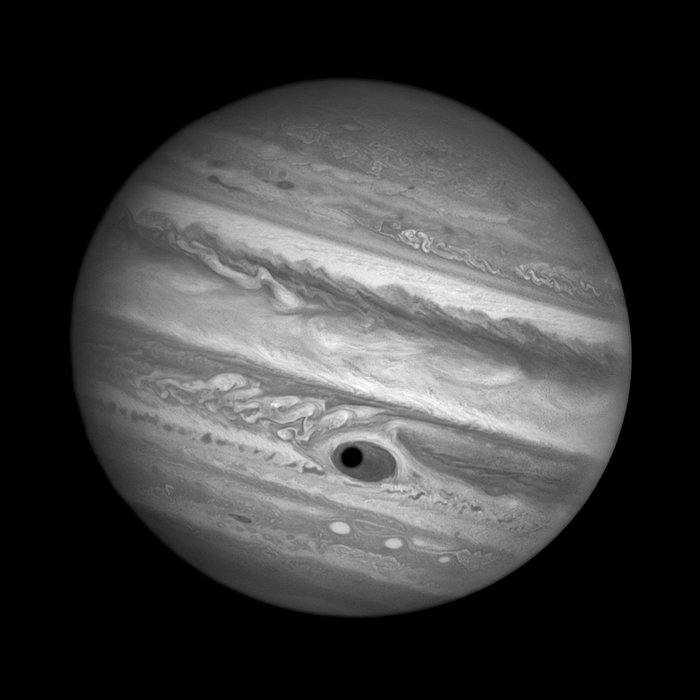
#> input picture images/jupiter.jpg, 700 x 700 px
$ jupyter execute --allow-errors simulation.ipynb
#> lines starting #> are read from the running program, lines starting #| are printed output that depends on the picture
[cell 1]
import matplotlib.pyplot as plt
import matplotlib.animation as anim
import numpy as np
from scipy.fft import ifft2, fft2, fftshift, ifftshift, fftfreq
from scipy.signal import zoom_fft, convolve2d
from PIL import Image

[cell 2]
def complex_gaussians(N: int) -> np.ndarray:
    """
    Returns an N*N array of random complex gaussians with unit variance.
    """
    return (np.random.standard_normal((N, N)) + 1j * np.random.standard_normal((N, N))) / np.sqrt(2)


def frequency_grid(N: int, D: float) -> tuple[np.ndarray, np.ndarray]:
    """
    Return a 2D grid of spatial frequencies [cycles/m] up to the Nyquist frequency
    of the telescope aperture (in each direction), with zero at the center
    """
    fx, fy = np.meshgrid(fftshift(fftfreq(N, D/N)),
                         fftshift(fftfreq(N, D/N)))
    return fx, fy


def position_grid(N: int, D: float) -> tuple[np.ndarray, np.ndarray]:
    """
    Return a 2D grid of position values [cycles/m] for the telescope aperture
    """
    x, y = np.meshgrid(np.linspace(-D/2, D/2, N),
                       np.linspace(-D/2, D/2, N))
    return x, y


def kolmogorov_spectrum(fx: np.ndarray, fy: np.ndarray, r0: float) -> np.ndarray:
    """
    Returns the Kolmogorov power spectral densities at the given spatial frequencies.
    Parameters:
        fx, fy: Spatial frequency arrays [cycles/m]
        r0: The Fried parameter [m]
    Reference: Krishnappa and Feller eq. (2)
    """
    f = np.maximum(np.hypot(fx, fy), 1e-9)
    Phi = 0.023 * np.pow(r0, -5/3) * np.pow(f, -11/3)

    # Zero out the DC component (which is infinity from this formula)
    N = Phi.shape[0]
    Phi[N // 2, N // 2] = 0.0
    return Phi


def phase_screen_spectrum(N: int, D: float, r0: float) -> tuple[np.ndarray, np.ndarray]:
    """
    Return the spatial fourier transform of a phase spectrum.

    Parameters:
        N: Number of pixels in each dimension
        D: The diameter of the telescope [m]
        r0: The Fried parameter [m]

    Returns:
        phi_hat: Fourier transform of the phase screen [rad]

    Reference: Tubbs eq. (1)
    """
    # Compute power spectrum and multiply by an array of independent unit-variance Gaussians
    fx, fy = frequency_grid(N, D)
    K = np.sqrt(kolmogorov_spectrum(fx, fy, r0))
    R = complex_gaussians(N)
    phi_hat = R * K

    return phi_hat


def spectrum_to_phase_screen(phi_hat: np.ndarray) -> np.ndarray:
    """
    Converts the frequency spectrum (phi_hat) of a phase screen into an actual
    phase screen using an inverse FFT.
    """
    return np.real(fftshift(fft2(ifftshift(phi_hat))))


def phase_screen(N: int, D: float, r0: float) -> tuple[np.ndarray, np.ndarray]:
    """
    Conveinence function to directly generate a phase screen
    """
    return spectrum_to_phase_screen(phase_screen_spectrum(N, D, r0))


def shift_phase_screen(phi_hat: np.ndarray, fx: np.ndarray, fy: np.ndarray, dx: np.ndarray) -> np.ndarray:
    """
    Returns an N*N array of complex coefficients which when multiplying
    the frequency spectrum, shift the pattern in space by dx

    Parameters:
        phi_hat: Phase scren frequency spectrum
        fx, fy: Arrays of spatial frequencies [cycles/m]
        dx: 2D shift to apply to the pattern [m]

    Reference: Glindeman et al. eq (9)
    """
    return phi_hat * np.exp(2 * np.pi * 1j * (fx * dx[0] + fy * dx[1]))


def phase_screen_over_time(N: int, D: float, r0: float, v: np.ndarray,
                           M: float, t_max: float, dt: float) -> tuple[np.ndarray, np.ndarray]:
    """
    Returns a 3D array representing a phase screen evolving over time with phase boiling.

    Parameters:
        N: Number of pixels in each dimension
        D: The diameter of the telescope [m]
        r0: The Fried parameter [m]
        v: Wind drift fvelocoty [m/s]
        M: Temporal correlation coefficient [m]
        t_max: Maximum time to simulate until [m/s]
        dt: Time step [s]

    Returns:
        phi: 3D Array of phase screens over time (shape is [t_max/dt, N, N]) [rad]
        t: Array of times at which the phase screens are sampled [s]

    Reference: Glindeman et al. eq (8)
    """
    t_values = np.arange(0, t_max + dt, dt)
    fx, fy = frequency_grid(N, D)
    phi = np.zeros((t_values.size, N, N))

    # Compute initial phase screen
    phi_hat = phase_screen_spectrum(N, D, r0)
    phi[0] = spectrum_to_phase_screen(phi_hat)

    # At each subsequent time step, combine shifted and new phase screen using a
    # frequency-dependent weight (alpha)
    alpha = M * np.hypot(fx, fy)

    for i, t in enumerate(t_values[1:]):
        dx = v * dt

        phi_hat_shifted = shift_phase_screen(phi_hat, fx, fy, dx)
        phi_hat_new = phase_screen_spectrum(N, D, r0)
        phi_hat = (phi_hat_shifted + alpha * phi_hat_new) / \
            np.hypot(np.ones((N, N)), alpha)

        phi[i+1] = spectrum_to_phase_screen(phi_hat)

    return phi, t_values

[cell 3]
def pupil_function(N: int, D: float) -> np.ndarray:
    """
    Return the pupil transmission function for the lens (1 for points inside the aperture,
    0 for points outside).
    """
    x, y = position_grid(N, D)
    return np.hypot(x, y) < D/2


def aperture_over_time(N: int, D: float, r0: float, v: np.ndarray,
                       M: float, t_max: float, dt: float) -> tuple[np.ndarray, np.ndarray]:
    """
    Returns a 3D array representing the complex wave amplitude at the aperture over time
    (assuming coherent input light with unit intensity)

    Returns:
        U: 3D Array of aperture amplitudes (shape is [t_max/dt, N, N]) [rad]
        t: Array of sampling times [s]

    Reference: Wikipedia, atmospheric seeing.
    """
    t = np.arange(0, t_max + dt, dt)
    phi, _ = phase_screen_over_time(N, D, r0, v, M, t_max, dt)
    p = pupil_function(N, D)

    U = np.zeros((t.size, N, N), dtype=np.complex128)

    for i, phi_t in enumerate(phi):
        U[i] = p * np.exp(1j * phi_t)

    return U, t

[cell 4]
def aperture_to_image(U: np.ndarray, D: float, N: int, f_max: float, N_sensor: int) -> np.ndarray:
    """
    Computes the complex amplitude in the image plane given the input intensity
    and target geometry, under the Fraunhofer approximation.

    Parameters:
        U: Aperture complex amplitude
        D: Aperture diameter [m]
        N: Number of pixels in the aperture
        f_max: Frequency corresponding to the egde of the sensor [cycles/m]
        N_sensor: Number of pixels across the sensor

    Returns:
        U_hat: Complex amplitude in the sensor plane
    """
    # We use zoom fft to focus on a small region of frequency space
    # It can only be applied to one axis at a time, so we must call the function twice
    fs = N / D
    U_hat_x = zoom_fft(U, [-f_max, f_max], m=N_sensor, fs=fs, axis=1)
    U_hat = zoom_fft(U_hat_x, [-f_max, f_max], m=N_sensor, fs=fs, axis=0)

    return U_hat


def crop_center(x: np.ndarray, N: int) -> np.ndarray:
    """
    Helper function to crop only the central N*N portion of a 2D array. Assumes both N and X
    have even dimension (to avoid off-by-one edge cases)
    """
    assert N % 2 == 0
    assert x.shape[0] == x.shape[1]
    assert x.shape[0] % 2 == 0

    X = x.shape[0]
    return x[X//2 - N//2:X//2 + N//2, X//2 - N//2:X//2 + N//2]


def point_spread_function_over_time(f: float, ds: float, wl: float, N_sensor: int,
                                    N: int, D: float, r0: float, v: np.ndarray,
                                    M: float, t_max: float, dt: float) -> np.ndarray:
    """
    Returns the point spread function (image of a normally incident plane wave) over time. Crops
    each function to a central portion of the sensor to speed up downstream convolution and remove
    weird aliasing at the edges.

    Parameters:
        f: Telescope focal length [m]
        ds: Sensor size [m]
        wl: Telescope imaging wavelength [m]
        N_sensor: Number of pixels on the sensor
        (see phase_screen_over_time for other parameters)

    Returns:
        intensity_PSFs: Intensity PSF at each time step - shape is [t_max/dt, N_sensor/9, N_sensor/8]
        t: Array of sampling times [s]
    """
    # Compute some derived telescope paremetrs
    # Maximum frequency in Fourier plane [cycles/m]
    f_max = ds / (f * wl)
    U, t = aperture_over_time(N, D, r0, v, M, t_max, dt)

    # Compute point spread function (PSF) for each aperture frame.
    amplitude_PSFs = np.array([
        crop_center(aperture_to_image(U_t, D, N, f_max, N_sensor), N_sensor // 8) for U_t in U
    ])
    intensity_PSFs = np.square(np.abs(amplitude_PSFs))

    # Normalize each intensity PSF to sum to one (this should be guaranteed up to a constant factor
    # in the continuous case but this gets messed up by the zoom FFTs and cropping)
    intensity_PSF_sums = np.sum(intensity_PSFs, axis=(1, 2))
    intensity_PSFs = (intensity_PSFs.T / intensity_PSF_sums).T

    return intensity_PSFs, t


def long_exposure_psf(f: float, ds: float, wl: float, N_sensor: int,
                      N: int, D: float, r0: float, v: np.ndarray,
                      M: float, T: float, N_timesteps: float) -> np.ndarray:
    """
    Returns the point spread function (image of a normally incident plane wave) averaged over
    the specified time interval.

    Parameters:
        T: Exposure time [s]
        N_timesteps: Number of timesteps
        (see point_spread_function_over_time for other parameters)

    Returns:
        intensity_PSF: Time averaged PSF - shape is [N_sensor/8, N_sensor/8]
    """
    intensity_PSFs, t = point_spread_function_over_time(f, ds, wl, N_sensor, N, D, r0, v, M, T, T/N_timesteps)

    return np.mean(intensity_PSFs, axis=0)

[cell 5]
def load_image(image_file: str, size=100) -> np.ndarray:
    """
    Loads data from an image file and returns a grayscale image with pixel values
    from 0 to 1
    """
    return np.array(Image.open(image_file).resize((size, size)).convert("L")) / 255.0


# [22 lines left out: function image_over_time, not called in this run]

[cell 6]
# Animate a phase screen evolving over time
PLAYBACK_SPEED = 0.2
D = 1.0
dt = 0.01

phi, t = phase_screen_over_time(N=200,
                                D=D,
                                r0=1.0,
                                v=np.array([1.0, 0.0]),
                                M=0.1,
                                t_max=2.0,
                                dt=dt)

fig = plt.figure()
plot = plt.imshow(phi[0], origin="lower", extent=[-D/2, D/2, -D/2, D/2])
plt.xlabel("$x$ [m]")
plt.ylabel("$y$ [m]")
plt.title("Phase error [rad]")
colorbar = plt.colorbar()


# [4 lines left out: function animate, not called in this run]


ani = anim.FuncAnimation(fig, animate, frames=len(t))
#> (the rest of this cell did not finish here and is left out)

[cell 7]
# Plot three phase screens for different values of r0
N = 400
D = 1.0

r0_values = [0.5, 1.0, 2.0]
phase_screens = [phase_screen(N, D, r0) for r0 in r0_values]

fig, axs = plt.subplots(1, len(r0_values))
fig.set_figwidth(15)

vmin = min(np.amin(phi) for phi in phase_screens)
vmax = max(np.amax(phi) for phi in phase_screens)

images = []
for i, (r0, phi) in enumerate(zip(r0_values, phase_screens)):
    images.append(axs[i].imshow(phi, extent=[-D/2, D/2, -D/2, D/2], vmax=vmax, vmin=vmin))
    axs[i].set_xlabel("$x$ [m]")
    axs[i].set_ylabel("$y$ [m]")
    axs[i].set_title(f"$r_0 = {r0}$ m")

cbar_ax = fig.add_axes([0.93, 0.15, 0.02, 0.7])
cbar = fig.colorbar(images[0], cbar_ax)

plt.suptitle("Phase Error [rad]")
plt.show()
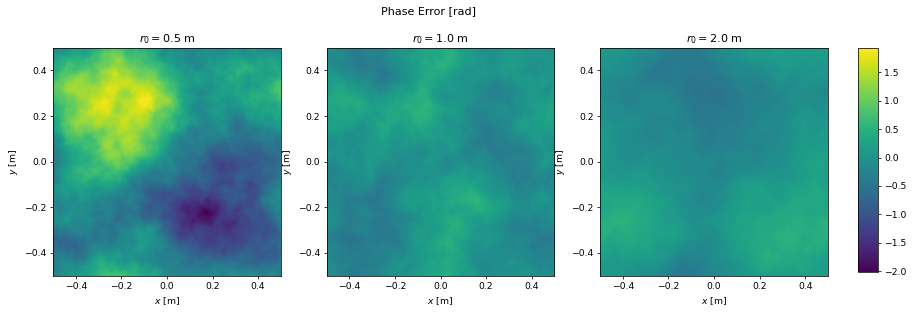
#> figure drawn by matplotlib, 4 panels

[cell 8]
# Plot three apertures
N = 400
D = 1.0

r0_values = [0.01, 0.1, 1.0]
apertures = [
    pupil_function(N, D) * np.angle(pupil_function(N, D) * np.exp(1j * phase_screen(N, D, r0)))
    for r0 in r0_values
]

fig, axs = plt.subplots(1, len(r0_values))
fig.set_figwidth(15)

images = []
for i, (r0, U) in enumerate(zip(r0_values, apertures)):
    images.append(axs[i].imshow(U, extent=[-D/2, D/2, -D/2, D/2], vmax=np.pi, vmin=-np.pi, cmap="hsv"))
    axs[i].set_xlabel("$x$ [m]")
    axs[i].set_ylabel("$y$ [m]")
    axs[i].set_title(f"$r_0 = {r0}$ m")

cbar_ax = fig.add_axes([0.93, 0.15, 0.02, 0.7])
cbar = fig.colorbar(images[0], cbar_ax)

plt.suptitle("Aperture Phase [rad]")
plt.show()
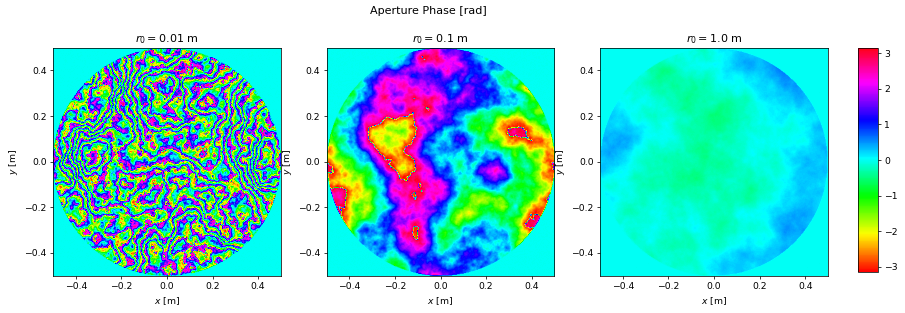
#> figure drawn by matplotlib, 4 panels

[cell 9]
# Animate aperture evolving over time
PLAYBACK_SPEED = 0.2
D = 1.0
N = 400
dt = 0.01

U, t = aperture_over_time(N=N,
                          D=D,
                          r0=0.05,
                          v=np.array([1.0, 0.0]),
                          M=0.1,
                          t_max=2.0,
                          dt=dt)

p = pupil_function(N, D)
fig = plt.figure()
plot = plt.imshow(np.angle(U[0]) * p, cmap="hsv",
                  origin="lower", extent=[-D/2, D/2, -D/2, D/2])
plt.xlabel("$x$ [m]")
plt.ylabel("$y$ [m]")
colorbar = plt.colorbar()


# [4 lines left out: function animate, not called in this run]


ani = anim.FuncAnimation(fig, animate, frames=len(t))
#> (the rest of this cell did not finish here and is left out)

[cell 10]
# Plot ideal and turbulent PSFs
N = 400
D = 1.0
ds = 5e-4
f = 10.0
wl = 500e-9
N_sensor = 1024

f_max = ds / (f * wl)
amplitude_psf_ideal = aperture_to_image(pupil_function(N, D), D, N, f_max, N_sensor)
intensity_psf_ideal = crop_center(np.square(np.abs(amplitude_psf_ideal)), N_sensor // 8)

r0_values = [0.05, 0.1, 0.5, 1.0]
intensity_psfs = [
    point_spread_function_over_time(f, ds, wl, N_sensor, N, D, r0, np.array([2.0, 0.0]), 0.2, t_max=0.0, dt=0.1)[0]
    for r0 in r0_values
]

size = 1000 * ds * intensity_psfs[0].shape[1] / N_sensor

# Plot for single instant
fig, axs = plt.subplots(1, 1 + len(r0_values))
fig.set_figwidth(20)
fig.tight_layout()

images = []
images.append(axs[0].imshow(intensity_psf_ideal, extent=[-size/2, size/2, -size/2, size/2]))
axs[0].set_title("No turbulence")
axs[0].set_xticks([])
axs[0].set_yticks([])

for i, (r0, psfs) in enumerate(zip(r0_values, intensity_psfs)):
    images.append(axs[i+1].imshow(psfs[0], extent=[-size/2, size/2, -size/2, size/2]))
    axs[i+1].set_xticks([])
    axs[i+1].set_yticks([])
    axs[i+1].set_title(f"$r_0 = {r0}$ m")

plt.suptitle("Image Point Spread Functions (single instant)")
plt.show()
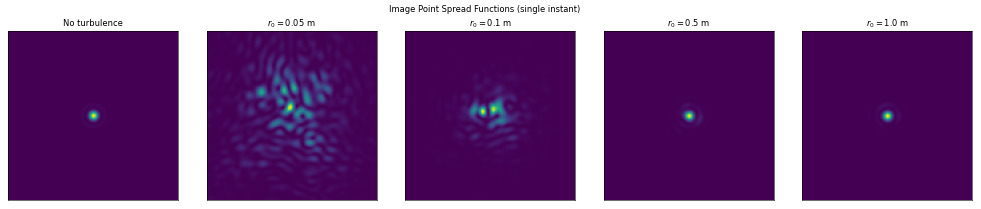
#> figure drawn by matplotlib, 5 panels

[cell 11]
# Plot for long exposure
r0_values = [0.05, 0.1, 0.5, 1.0]
#> (the rest of this cell did not finish here and is left out)

fig, axs = plt.subplots(1, 1 + len(r0_values))
fig.set_figwidth(20)
fig.tight_layout()

images = []
images.append(axs[0].imshow(intensity_psf_ideal, extent=[-size/2, size/2, -size/2, size/2]))
axs[0].set_title("No turbulence")
axs[0].set_xticks([])
axs[0].set_yticks([])

for i, (r0, psf) in enumerate(zip(r0_values, intensity_psfs_average)):
    images.append(axs[i+1].imshow(psf, extent=[-size/2, size/2, -size/2, size/2]))
    axs[i+1].set_xticks([])
    axs[i+1].set_yticks([])
    axs[i+1].set_title(f"$r_0 = {r0}$ m")

plt.suptitle("Image Point Spread Functions (10.0s exposure)")
plt.show()

[cell 12]
# Estimate and plot spot width as a function of r0

# [29 lines left out: function estimate_width, not called in this run]


#> (the rest of this cell did not finish here and is left out)

[cell 13]
# Animate point spread function over time
f = 10  # [m]
ds = 0.5e-3  # [m]
wl = 500e-9  # [m]
N_sensor = 1024

PLAYBACK_SPEED = 0.2
dt = 0.01

#> (the rest of this cell did not finish here and is left out)


# # Animate time dependent PSFs
size = 1000 * ds * intensity_PSFs.shape[1] / N_sensor
fig = plt.figure()
plot = plt.imshow(intensity_PSFs[0], origin="lower", extent=[-size/2, size/2, -size/2, size/2])
plt.xlabel("$x$ [mm]")
plt.ylabel("$y$ [mm]")


def animate(i):
    plot.set_array(intensity_PSFs[i])
    plt.title(f"Point Spread Function (t={i * dt:.3f}s)")

ani = anim.FuncAnimation(fig, animate, frames=len(t))
ani.save("plots/psf_evolution.mp4",
         writer=anim.FFMpegWriter(fps=PLAYBACK_SPEED/dt))

[cell 14]
# Animate image function over time
f = 10  # [m]
ds = 0.5e-3  # [m]
wl = 500e-9  # [m]
N_sensor = 512

# Load ideal image
image_raw = load_image("images/jupiter.jpg", size=N_sensor)
